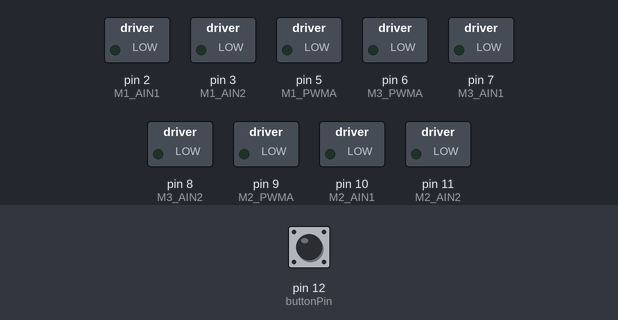
This sketch was run on a simulated Arduino Uno, built with avr-gcc and run on an emulated ATmega328P. Parts: switched loads named in the sketch (green lamp = pin HIGH). The test bench sets the inputs (shaded band); at power-on: pin 12 (buttonPin) HIGH.

Above: at 1.2 s.
1.3 s: pin 12 (buttonPin) pulled LOW for 0.15 s
At 2.4 s:
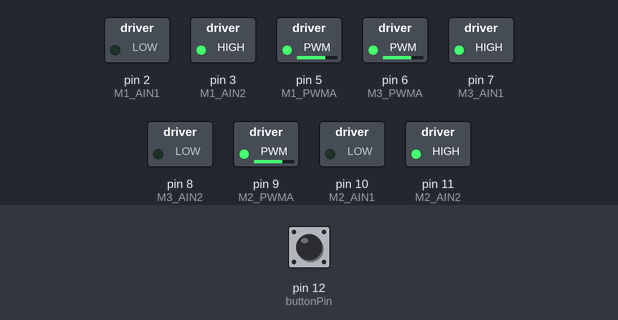
At 32.4 s:
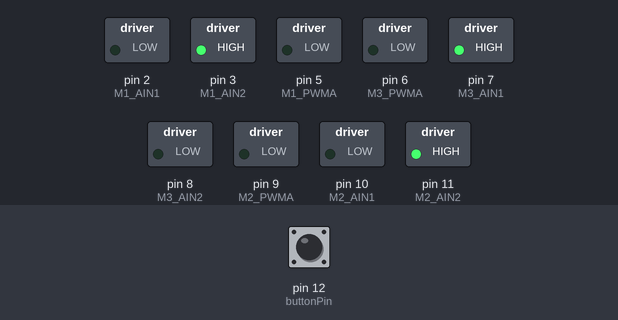
Timing chart, 0 to 32.7 s (numbered marks = the images above; inputs shaded):
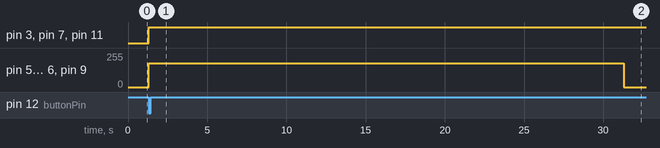

The sketch:

VerticalBandCode.ino
```cpp
// -------- Button --------
const int buttonPin = 12;

// -------- Motor on PWMA pin 5 --------
const int M1_PWMA = 5;
const int M1_AIN1 = 2;
const int M1_AIN2 = 3;

// -------- Motor on PWMA pin 9 --------
const int M2_PWMA = 9;
const int M2_AIN1 = 10;
const int M2_AIN2 = 11;

// -------- Motor on PWMA pin 6 --------
const int M3_PWMA = 6;
const int M3_AIN1 = 7;
const int M3_AIN2 = 8;

// -------- Settings --------
const int SPEED = 180;
const unsigned long RUN_TIME = 30000; // 30 seconds

bool motorsRunning = false;
bool buttonLatch = false;
unsigned long startTime = 0;

void setup() {
  pinMode(buttonPin, INPUT_PULLUP);

  pinMode(M1_PWMA, OUTPUT);
  pinMode(M1_AIN1, OUTPUT);
  pinMode(M1_AIN2, OUTPUT);

  pinMode(M2_PWMA, OUTPUT);
  pinMode(M2_AIN1, OUTPUT);
  pinMode(M2_AIN2, OUTPUT);

  pinMode(M3_PWMA, OUTPUT);
  pinMode(M3_AIN1, OUTPUT);
  pinMode(M3_AIN2, OUTPUT);

  stopMotors();
}

void loop() {
  int buttonState = digitalRead(buttonPin);

  if (buttonState == HIGH) {
    buttonLatch = false;
  }

  if (buttonState == LOW && !motorsRunning && !buttonLatch) {
    motorsRunning = true;
    buttonLatch = true;
    startTime = millis();
    startMotors();
  }

  if (motorsRunning && millis() - startTime >= RUN_TIME) {
    stopMotors();
    motorsRunning = false;
  }
}

void startMotors() {
  // Motor on pin 5
  digitalWrite(M1_AIN1, LOW);
  digitalWrite(M1_AIN2, HIGH);
  analogWrite(M1_PWMA, SPEED);

  // Motor on pin 9
  digitalWrite(M2_AIN1, LOW);
  digitalWrite(M2_AIN2, HIGH);
  analogWrite(M2_PWMA, SPEED);

  // Motor on pin 6 -- flipped
  digitalWrite(M3_AIN1, HIGH);
  digitalWrite(M3_AIN2, LOW);
  analogWrite(M3_PWMA, SPEED);
}

void stopMotors() {
  analogWrite(M1_PWMA, 0);
  analogWrite(M2_PWMA, 0);
  analogWrite(M3_PWMA, 0);
}
```

Measured:
- after the input at 1.3 s, pin 3 (M1_AIN2), pin 7 (M3_AIN1), pin 11 (M2_AIN2): LOW → HIGH at once; pin 5 (M1_PWMA), pin 6 (M3_PWMA), pin 9 (M2_PWMA): 0/255 → 180/255 at once, → 0/255 30.0 s later
